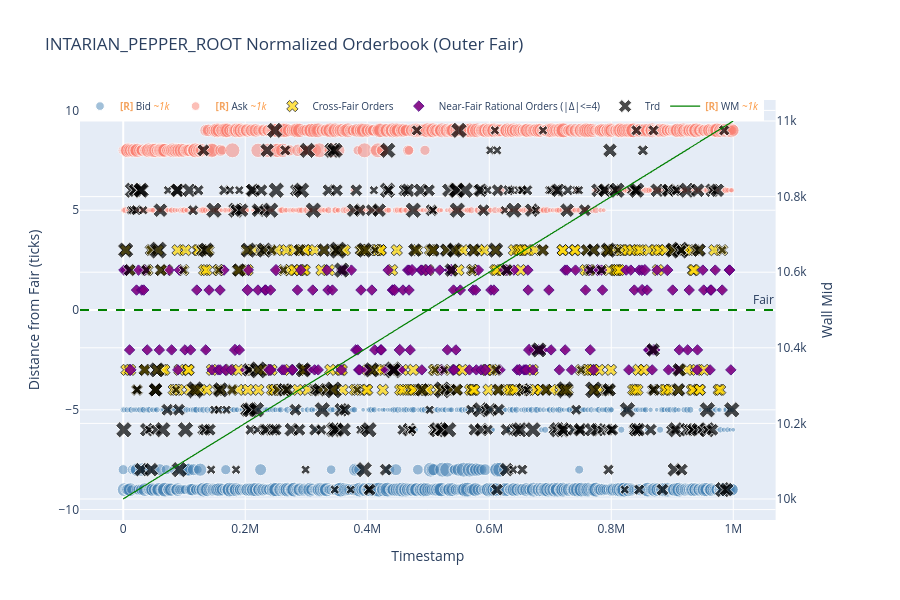
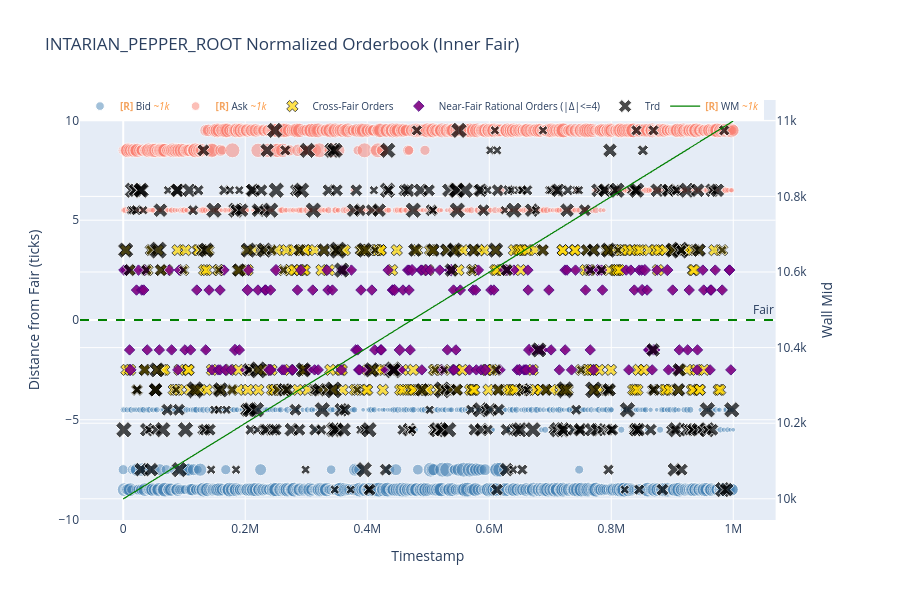

Here is the notebook cell these charts were saved with, in order:
### Markdown cell above
## Step 3: Normalized Orderbook（去趋势，Outer Fair vs Inner Fair）

### Code cell
print('Step 3A: Normalized by OUTER fair')
fig_outer = plot_normalized_orderbook(
    prices_long, outer_wall_mid_df, product=PRODUCT, day=DAY, trades=trades,
    filter_by_volume=FILTER_BY_VOLUME,
    min_order_volume=MIN_ORDER_VOLUME,
    min_trade_quantity=MIN_TRADE_QUANTITY,
    overlay_wall_mid_trend=True,
)
fig_outer.update_layout(title=f'{PRODUCT} Normalized Orderbook (Outer Fair)')
fig_outer.show()

print('Step 3B: Normalized by INNER fair')
fig_inner = plot_normalized_orderbook(
    prices_long, inner_wall_mid_df, product=PRODUCT, day=DAY, trades=trades,
    filter_by_volume=FILTER_BY_VOLUME,
    min_order_volume=MIN_ORDER_VOLUME,
    min_trade_quantity=MIN_TRADE_QUANTITY,
    overlay_wall_mid_trend=True,
)
fig_inner.update_layout(title=f'{PRODUCT} Normalized Orderbook (Inner Fair)')
fig_inner.show()

### Figure 1 — Plotly figure (JSON) as saved in the notebook; plotly's stock layout.template omitted (floating-point values rounded to 4 significant figures; data arrays with more than 128 entries replaced by an {"elided": "..."} marker saying what was removed)
{"data": [{"customdata": {"elided": "16195 int values"}, "hovertemplate": "t=%{x}<br>p=%{y}<br>v=%{customdata}<extra></extra>", "marker": {"color": "steelblue", "opacity": 0.5, "size": {"elided": "1000 float values"}}, "mode": "markers", "name": "<b style=\"color:sandybrown\">[R]</b> Bid <i style=\"color:#fc9944\">~1k</i>", "type": "scatter", "uid": "18aa6523-c824-4600-8dfd-dc554e1b8f4b", "x": {"elided": "1000 int values"}, "y": {"elided": "1000 float values"}}, {"customdata": {"elided": "16276 int values"}, "hovertemplate": "t=%{x}<br>p=%{y}<br>v=%{customdata}<extra></extra>", "marker": {"color": "salmon", "opacity": 0.5, "size": {"elided": "1000 float values"}}, "mode": "markers", "name": "<b style=\"color:sandybrown\">[R]</b> Ask <i style=\"color:#fc9944\">~1k</i>", "type": "scatter", "uid": "e9794cef-5fff-4be9-9d0d-6ee40c645a5c", "x": {"elided": "1000 int values"}, "y": {"elided": "1000 float values"}}, {"customdata": {"elided": "309x2 int values"}, "hovertemplate": "t=%{x}<br>p=%{y}<br>px=%{customdata[0]}<br>qty=%{customdata[1]}<extra>Cross-Fair</extra>", "marker": {"color": "gold", "line": {"color": "black", "width": 1}, "size": {"elided": "309 int values"}, "symbol": "x"}, "mode": "markers", "name": "Cross-Fair Orders", "type": "scatter", "uid": "580daac2-4f5e-4937-9801-c8c2561ff38a", "x": {"elided": "309 int values"}, "y": {"elided": "309 int values"}}, {"customdata": {"elided": "173x2 int values"}, "hovertemplate": "t=%{x}<br>p=%{y}<br>px=%{customdata[0]}<br>qty=%{customdata[1]}<extra>Near-Fair</extra>", "marker": {"color": "purple", "line": {"color": "indigo", "width": 1}, "opacity": 0.9, "size": {"elided": "173 float values"}, "symbol": "diamond"}, "mode": "markers", "name": "Near-Fair Rational Orders (|Δ|<=4)", "type": "scatter", "uid": "213f9dca-4594-423a-ae32-b813c1632eea", "x": {"elided": "173 int values"}, "y": {"elided": "173 int values"}}, {"customdata": {"elided": "344 int values"}, "hovertemplate": "t=%{x}<br>p=%{y}<br>q=%{customdata}<extra></extra>", "marker": {"color": "black", "size": {"elided": "344 float values"}, "symbol": "x"}, "mode": "markers", "name": "Trd", "type": "scatter", "uid": "15e9ae8d-a81d-4a5b-8b21-e05425bf561e", "x": {"elided": "344 int values"}, "y": {"elided": "344 int values"}}, {"hovertemplate": "t=%{x}<br>wm=%{y}<extra></extra>", "line": {"color": "green", "width": 1.2}, "mode": "lines", "name": "<b style=\"color:sandybrown\">[R]</b> WM <i style=\"color:#fc9944\">~1k</i>", "type": "scatter", "uid": "8f905b2b-a1a8-465d-aa10-7d39e12e0e5a", "x": {"elided": "1000 int values"}, "xaxis": "x", "y": {"elided": "1000 float values"}, "yaxis": "y2"}], "layout": {"annotations": [{"showarrow": false, "text": "Fair", "x": 1, "xanchor": "right", "xref": "x domain", "y": 0, "yanchor": "bottom", "yref": "y"}], "height": 600, "legend": {"font": {"size": 10}, "orientation": "h", "x": 0, "y": 1.02}, "shapes": [{"line": {"color": "green", "dash": "dash"}, "type": "line", "x0": 0, "x1": 1, "xref": "x domain", "y0": 0, "y1": 0, "yref": "y"}], "title": {"text": "INTARIAN_PEPPER_ROOT Normalized Orderbook (Outer Fair)"}, "xaxis": {"anchor": "y", "domain": [0, 0.94], "title": {"text": "Timestamp"}}, "yaxis": {"anchor": "x", "domain": [0, 1], "title": {"text": "Distance from Fair (ticks)"}}, "yaxis2": {"anchor": "x", "overlaying": "y", "side": "right", "title": {"text": "Wall Mid"}}}}

### Figure 2 — Plotly figure (JSON) as saved in the notebook; plotly's stock layout.template omitted (floating-point values rounded to 4 significant figures; data arrays with more than 128 entries replaced by an {"elided": "..."} marker saying what was removed)
{"data": [{"customdata": {"elided": "16195 int values"}, "hovertemplate": "t=%{x}<br>p=%{y}<br>v=%{customdata}<extra></extra>", "marker": {"color": "steelblue", "opacity": 0.5, "size": {"elided": "1000 float values"}}, "mode": "markers", "name": "<b style=\"color:sandybrown\">[R]</b> Bid <i style=\"color:#fc9944\">~1k</i>", "type": "scatter", "uid": "2ba70216-a11f-4f94-be07-671fb01401ad", "x": {"elided": "1000 int values"}, "y": {"elided": "1000 float values"}}, {"customdata": {"elided": "16276 int values"}, "hovertemplate": "t=%{x}<br>p=%{y}<br>v=%{customdata}<extra></extra>", "marker": {"color": "salmon", "opacity": 0.5, "size": {"elided": "1000 float values"}}, "mode": "markers", "name": "<b style=\"color:sandybrown\">[R]</b> Ask <i style=\"color:#fc9944\">~1k</i>", "type": "scatter", "uid": "636f1579-a6f8-42a1-9813-3932fa0e0e72", "x": {"elided": "1000 int values"}, "y": {"elided": "1000 float values"}}, {"customdata": {"elided": "309x2 int values"}, "hovertemplate": "t=%{x}<br>p=%{y}<br>px=%{customdata[0]}<br>qty=%{customdata[1]}<extra>Cross-Fair</extra>", "marker": {"color": "gold", "line": {"color": "black", "width": 1}, "size": {"elided": "309 int values"}, "symbol": "x"}, "mode": "markers", "name": "Cross-Fair Orders", "type": "scatter", "uid": "41b71815-1b8d-4337-b485-04fd15e6323d", "x": {"elided": "309 int values"}, "y": {"elided": "309 float values"}}, {"customdata": {"elided": "173x2 int values"}, "hovertemplate": "t=%{x}<br>p=%{y}<br>px=%{customdata[0]}<br>qty=%{customdata[1]}<extra>Near-Fair</extra>", "marker": {"color": "purple", "line": {"color": "indigo", "width": 1}, "opacity": 0.9, "size": {"elided": "173 float values"}, "symbol": "diamond"}, "mode": "markers", "name": "Near-Fair Rational Orders (|Δ|<=4)", "type": "scatter", "uid": "f1b7e480-979e-44cd-8166-55e5c465aaf4", "x": {"elided": "173 int values"}, "y": {"elided": "173 float values"}}, {"customdata": {"elided": "344 int values"}, "hovertemplate": "t=%{x}<br>p=%{y}<br>q=%{customdata}<extra></extra>", "marker": {"color": "black", "size": {"elided": "344 float values"}, "symbol": "x"}, "mode": "markers", "name": "Trd", "type": "scatter", "uid": "5b539c12-8014-4fce-8e51-e5e8c2b231b3", "x": {"elided": "344 int values"}, "y": {"elided": "344 float values"}}, {"hovertemplate": "t=%{x}<br>wm=%{y}<extra></extra>", "line": {"color": "green", "width": 1.2}, "mode": "lines", "name": "<b style=\"color:sandybrown\">[R]</b> WM <i style=\"color:#fc9944\">~1k</i>", "type": "scatter", "uid": "681e4881-cd26-4247-9f42-0001bb60964d", "x": {"elided": "1000 int values"}, "xaxis": "x", "y": {"elided": "1000 float values"}, "yaxis": "y2"}], "layout": {"annotations": [{"showarrow": false, "text": "Fair", "x": 1, "xanchor": "right", "xref": "x domain", "y": 0, "yanchor": "bottom", "yref": "y"}], "height": 600, "legend": {"font": {"size": 10}, "orientation": "h", "x": 0, "y": 1.02}, "shapes": [{"line": {"color": "green", "dash": "dash"}, "type": "line", "x0": 0, "x1": 1, "xref": "x domain", "y0": 0, "y1": 0, "yref": "y"}], "title": {"text": "INTARIAN_PEPPER_ROOT Normalized Orderbook (Inner Fair)"}, "xaxis": {"anchor": "y", "domain": [0, 0.94], "title": {"text": "Timestamp"}}, "yaxis": {"anchor": "x", "domain": [0, 1], "title": {"text": "Distance from Fair (ticks)"}}, "yaxis2": {"anchor": "x", "overlaying": "y", "side": "right", "title": {"text": "Wall Mid"}}}}
